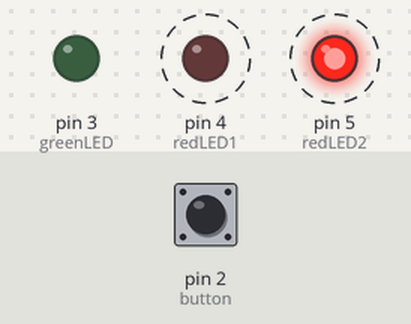
This sketch was run on a simulated Arduino Uno, built with avr-gcc and run on an emulated ATmega328P. Parts: output pins drawn as LEDs (lit = HIGH). Dashed ring = blinking. Inputs (shaded band) come from the test bench; at power-on: pin 2 (button) HIGH.

Above: at 3.22 s.
3.5 s: pin 2 (button) pulled LOW for 3.2 s
At 3.67 s:
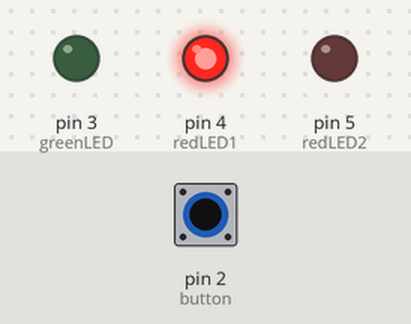
At 4.9 s:
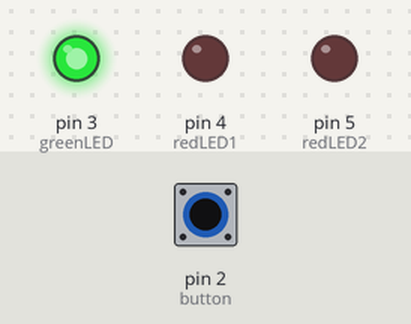
Timing chart, 0 to 14.2 s (numbered marks = the images above; inputs shaded):
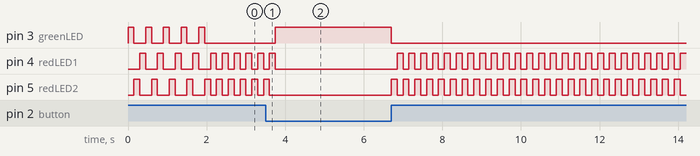

The sketch:

spaceship.ino
```cpp
int switchState = 0;
 //Declare constats
const int button = 2;
const int greenLED = 3;
const int redLED1 = 4;
const int redLED2 = 5;

void setup() {
  // set up pins
  pinMode(button, INPUT);
  pinMode(greenLED, OUTPUT);
  pinMode(redLED1, OUTPUT);
  pinMode(redLED2, OUTPUT);

  for (int i = 0 ; i < 5; i ++){

    digitalWrite(greenLED, HIGH);
    digitalWrite(redLED1, LOW);
    digitalWrite(redLED2, LOW);

    delay(150);

    digitalWrite(greenLED, LOW);
    digitalWrite(redLED1, LOW);
    digitalWrite(redLED2, HIGH);

    delay(150);
    digitalWrite(redLED1, HIGH);
    digitalWrite(redLED2, LOW);
    delay(150);
    digitalWrite(redLED1, LOW);
  }

}

void loop() {

  switchState = digitalRead(button); // check if button is pressed
  if (switchState == LOW){ //if button not pressed

    digitalWrite(greenLED, HIGH);
    digitalWrite(redLED1, LOW);
    digitalWrite(redLED2, LOW);

  }
  else {
    digitalWrite(greenLED, LOW);
    digitalWrite(redLED1, LOW);
    digitalWrite(redLED2, HIGH);

    delay(150);
    digitalWrite(redLED1, HIGH);
    digitalWrite(redLED2, LOW);
    delay(150);
  }

}
```

Measured:
- after the input at 3.5 s, pin 3 (greenLED): LOW → HIGH after 0.25 s, → LOW 2.9 s later
- by itself, pin 5 (redLED2): repeats every 0.30 s: HIGH 0.15 s, LOW 0.15 s
